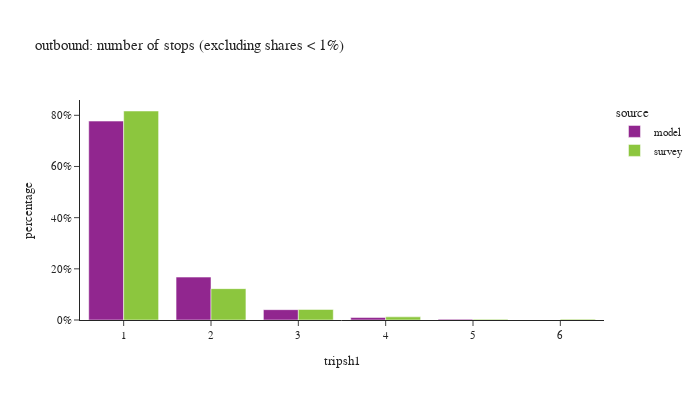

Notebook cell for this chart:
### Code cell
df_plot = df_tour.groupby(['tripsh1','source'])['toexpfac'].sum().reset_index()
df_plot['percentage'] = df_plot.groupby(['source'], group_keys=False)['toexpfac']. \
    apply(lambda x: x / float(x.sum()))
df_plot = df_plot.loc[df_plot['percentage'] > 0.001]

fig = px.bar(df_plot.sort_values(['source']), x="tripsh1", y="percentage", color="source",
             barmode="group",title="outbound: number of stops (excluding shares < 1%)",
             hover_data=['toexpfac'])
fig.update_layout(height=400, width=700, font=dict(size=11),
                  xaxis = dict(dtick = 1, categoryorder='category ascending'),
                  yaxis=dict(tickformat=".0%"))
fig.show()

### Figure 1 — Plotly figure (JSON) as saved in the notebook; plotly's stock layout.template omitted (floating-point values rounded to 4 significant figures)
{"data": [{"alignmentgroup": "True", "customdata": [[4524000.0], [975800.0], [234900.0], [55860.0], [19270.0]], "hovertemplate": "source=model<br>tripsh1=%{x}<br>percentage=%{y}<br>toexpfac=%{customdata[0]}<extra></extra>", "legendgroup": "model", "marker": {"color": "#91268F", "pattern": {"shape": ""}}, "name": "model", "offsetgroup": "model", "orientation": "v", "showlegend": true, "textposition": "auto", "type": "bar", "x": [1, 2, 3, 4, 5], "xaxis": "x", "y": [0.7774, 0.1677, 0.04035, 0.009597, 0.003311], "yaxis": "y"}, {"alignmentgroup": "True", "customdata": [[4126000.0], [619300.0], [208100.0], [61830.0], [13740.0], [16550.0]], "hovertemplate": "source=survey<br>tripsh1=%{x}<br>percentage=%{y}<br>toexpfac=%{customdata[0]}<extra></extra>", "legendgroup": "survey", "marker": {"color": "#8CC63E", "pattern": {"shape": ""}}, "name": "survey", "offsetgroup": "survey", "orientation": "v", "showlegend": true, "textposition": "auto", "type": "bar", "x": [1, 2, 3, 4, 5, 6], "xaxis": "x", "y": [0.8168, 0.1226, 0.0412, 0.01224, 0.002721, 0.003277], "yaxis": "y"}], "layout": {"barmode": "group", "font": {"size": 11}, "height": 400, "legend": {"title": {"text": "source"}, "tracegroupgap": 0}, "title": {"text": "outbound: number of stops (excluding shares < 1%)"}, "width": 700, "xaxis": {"anchor": "y", "categoryorder": "category ascending", "domain": [0.0, 1.0], "dtick": 1, "title": {"text": "tripsh1"}}, "yaxis": {"anchor": "x", "domain": [0.0, 1.0], "tickformat": ".0%", "title": {"text": "percentage"}}}}
